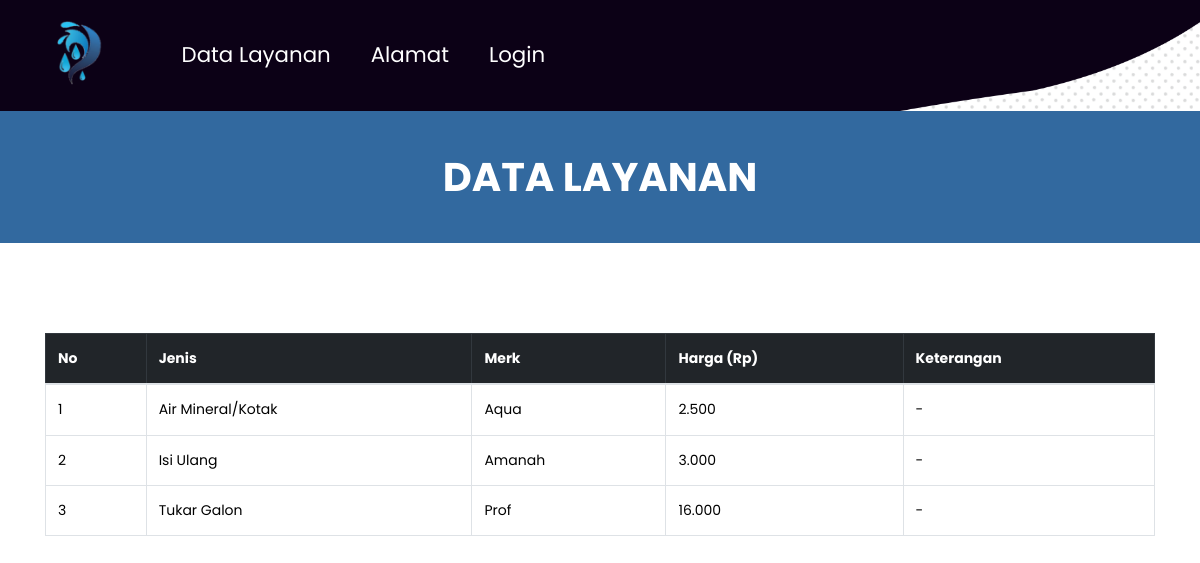
The page /daftar.php on the database as committed earlier.
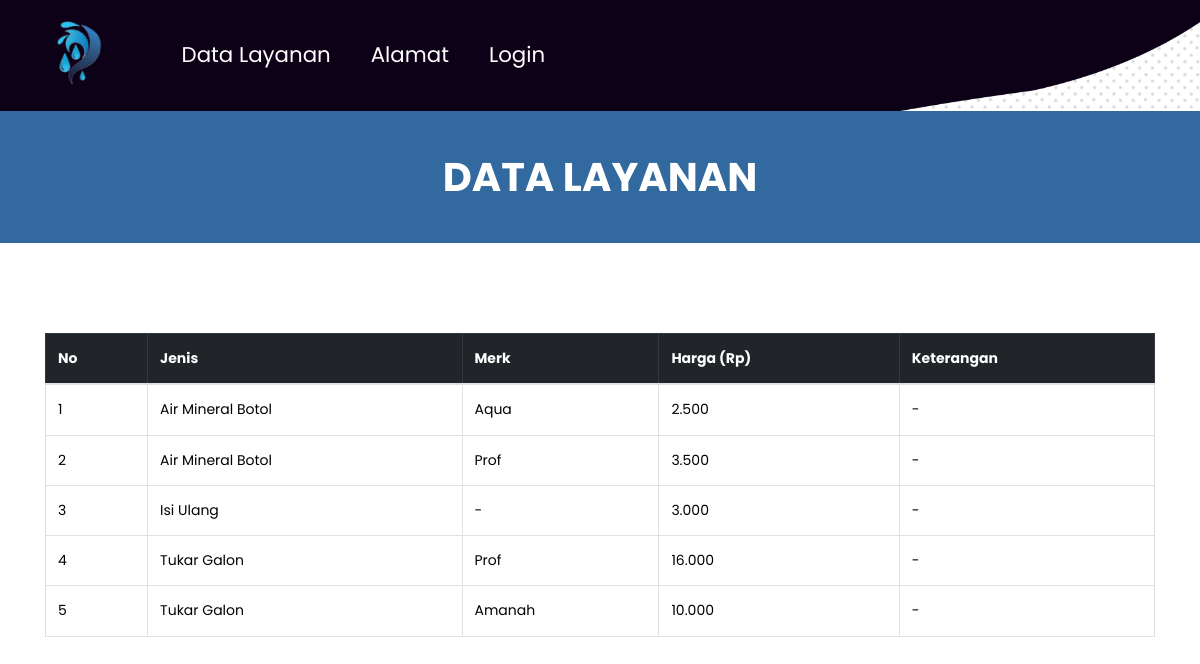
The same page on the database as committed later.
### tables this page shows
CREATE TABLE `jenis` (
  `idjenis` int(5) NOT NULL,
  `jenis` varchar(50) NOT NULL,
  `merk` varchar(50) NOT NULL,
  `harga` float NOT NULL,
  `ket` text NOT NULL
);

### daftar.php (the view, shortened to what this page needs)
<?php require('header.php') ?>
	</div>
  <div class="collection_text">DATA LAYANAN</div>
    <div class="layout_padding collection_section">
    	<div class="container">
           <div class="panel panel-default">
                <div class="panel-body">
                    <div class="table-responsive">
                        <table class="table table-bordered table-hover " id="dataTables-example">
                            <thead class="success table-dark">
                                <tr>
                                    <th>No</th>
                                    <th>Jenis</th>
                                    <th>Merk</th>
                                    <th>Harga (Rp)</th>
                                    <th>Keterangan</th>
                                </tr>
                            </thead>
                            <tbody>
                                    <?php $no=1; $query = mysqli_query($kon, "SELECT * FROM jenis ORDER BY jenis ASC");
                                        while($data = mysqli_fetch_array($query)){ ?>
                                            <tr class="odd gradeX" style="color: black;">
                                                    <td><?= $no++; ?></td>
                                                    <td><?= $data['jenis'] ?></td>
                                                    <td><?= $data['merk'] ?></td>
                                                    <td><?= number_format($data['harga'],0,'.','.') ?></td>
                                                    <td><?= $data['ket'] ?></td>
                                                </tr>
                                        <?php } ?>
                                </tbody>
                        </table>
                        <br>
                        <br>
                        <br>
                    </div>
                </div>
            </div>
    	</div>
    </div>
   </body>
</html>

### header.php (shortened to what this page needs)
<!DOCTYPE html>
<html lang="en">
   <head>
      <link rel="stylesheet" href="css/bootstrap.min.css">
      <link rel="stylesheet" href="css/style.css">
      <link rel="stylesheet" href="css/responsive.css">
      <link rel="stylesheet" href="css/jquery.mCustomScrollbar.min.css">
      <link rel="stylesheet" href="https://netdna.bootstrapcdn.com/font-awesome/4.0.3/css/font-awesome.css">
      <link rel="stylesheet" href="css/owl.carousel.min.css">
      <link rel="stylesheet" href="css/owl.theme.default.min.css">
      <link rel="stylesheet" href="https://cdnjs.cloudflare.com/ajax/libs/fancybox/2.1.5/jquery.fancybox.min.css" media="screen">
   </head>
   <body class="main-layout">
	<div class="header_section">
		<div class="container">
			<div class="row">
				<div class="col-sm-1">
					<div class="logo"><a href="index.php"><img src="images/logo.png" width="80px"></a></div>
				</div>
				<div class="col-sm-11">
					<nav class="navbar navbar-expand-lg navbar-light bg-light">
                    <div class="collapse navbar-collapse" id="navbarNavAltMarkup">
                        <div class="navbar-nav">
                           <a class="nav-item nav-link" href="daftar.php">Data Layanan</a>
                           <a class="nav-item nav-link" href="alamat.php">Alamat</a>
                           <a class="nav-item nav-link" href="login.php">Login</a>
                        </div>
                    </div>
                    </nav>
				</div>
			</div>
		</div>

### css/style.css (style rules this page uses)
* { box-sizing: border-box !important; transition: ease all 0.5s; }
html { scroll-behavior: smooth; }
body { color: #666666; font-size: 14px; font-family: Poppins; line-height: 1.80857; font-weight: normal; overflow-x: hidden; }
a { color: #1f1f1f; text-decoration: none !important; outline: none !important; -webkit-transition: all .3s ease-in-out; -moz-transition: all .3s ease-in-out; -ms-transition: all .3s ease-in-out; -o-transition: all .3s ease-in-out; transition: all .3s ease-in-out; }
*, *::after, *::before { -webkit-box-sizing: border-box; -moz-box-sizing: border-box; box-sizing: border-box; }
a { color: #222222; text-decoration: none; outline: none !important; }
a, .btn { text-decoration: none !important; outline: none !important; -webkit-transition: all .3s ease-in-out; -moz-transition: all .3s ease-in-out; -ms-transition: all .3s ease-in-out; -o-transition: all .3s ease-in-out; transition: all .3s ease-in-out; }
img { max-width: 100%; height: auto; }
.layout_padding { padding-top: 90px; padding-bottom: 90px; }
.header_section { width: 100%; float: left; background-image: url(../images/banner.png); height: auto; padding: 20px 0px; background-size: 100%; background-repeat: no-repeat; }
.bg-light { background-color: transparent !important; }
.navbar-light .navbar-nav .nav-link { color: #fff; font-size: 16pt; }
.navbar-expand-lg .navbar-nav .nav-link { padding-right: 0.9rem; padding-left: 1.6rem; }
body { width:100%; height:100%; }
.carousel-inner,.carousel,.carousel-item,.container,.fill { height:100%; width:100%; background-position:center center; background-size:cover; }
.collection_section { width: 100%; float: left; padding-bottom: 0px; }
.collection_text { width: 100%; float: left; color: #ffffff; text-align: center; font-weight: bold; font-size: 40px; background-color: #32699f; padding: 30px 0px; }

Rows that differ between the two databases and show on the page:
changed jenis "Aqua": jenis "Air Mineral/Kotak" → "Air Mineral Botol"
added jenis: jenis "Air Mineral Botol", merk "Prof", harga "3.500", ket "-"
changed jenis "Isi Ulang": merk "Amanah" → "-"
added jenis: jenis "Tukar Galon", merk "Amanah", harga "10.000", ket "-"
